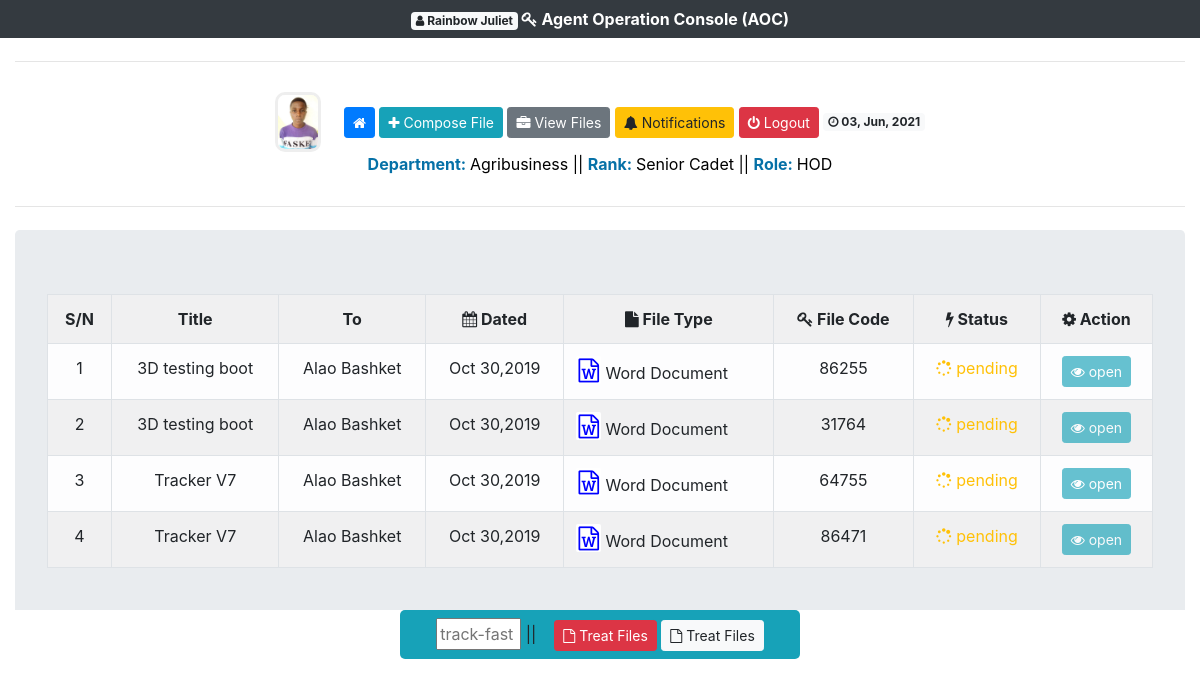
Screenshot of /agent/?tab=track_file (signed in) with the database file from the repository.
### tables this page shows
CREATE TABLE `department_o` (
  `ref` int(11) NOT NULL,
  `dpt_name` varchar(100) NOT NULL,
  `dpt_code` varchar(100) NOT NULL,
  `dated` varchar(30) NOT NULL
);

CREATE TABLE `staff_rank` (
  `ref` int(11) NOT NULL,
  `rank_name` varchar(50) NOT NULL,
  `rank_code` varchar(30) NOT NULL,
  `dated` varchar(30) NOT NULL
);

CREATE TABLE `xgenta` (
  `ref` int(11) NOT NULL,
  `fname` varchar(100) NOT NULL,
  `lname` varchar(100) NOT NULL,
  `email` text NOT NULL,
  `phone` varchar(50) NOT NULL,
  `dob` varchar(50) NOT NULL,
  `marital` varchar(50) NOT NULL,
  `gender` varchar(30) NOT NULL,
  `rank` varchar(100) NOT NULL,
  `role` varchar(100) NOT NULL,
  `role_name` text NOT NULL,
  `dpt` text NOT NULL,
  `access_code` varchar(100) NOT NULL,
  `passport` text NOT NULL,
  `dated` varchar(100) NOT NULL
);

CREATE TABLE `files_x` (
  `ref` int(11) NOT NULL,
  `ftitle` text NOT NULL,
  `fcaption` text NOT NULL,
  `ffile` text NOT NULL,
  `ffile_type` varchar(100) NOT NULL,
  `ffile_code` varchar(100) NOT NULL,
  `fdate` varchar(100) NOT NULL,
  `ffrom` varchar(100) NOT NULL,
  `fto` varchar(100) NOT NULL,
  `fwhere` varchar(100) NOT NULL,
  `fseen` varchar(100) NOT NULL,
  `fworkedon` varchar(100) NOT NULL,
  `fstatus` varchar(10) NOT NULL
);

### agent/index.php (the view, shortened to what this page needs)
<?php
require("track.func.php");
?>
<!DOCTYPE html>
	<html>
		<head>
			<link rel="stylesheet" href="../boot/css/bootstrap.min.css" media="all"/>
			<link rel="stylesheet" href="../font-awesome/css/font-awesome.min.css"/>
<body>
	<div class="container-fluid">
	<div class="row">
		<div class="col-sm-12 col-md-12 bg-dark" style="padding-top:7px; color:#fff; text-align:center; font-weight:bold; padding-bottom:7px;"> <span class="badge badge badge-light"><i class="fa fa-user"></i> <?php echo $_SESSION['client_fname']." ".$_SESSION['client_lname']; ?></span> <i class="fa fa-key"></i> Agent Operation Console (AOC)</div>
		<div class="col-sm-12 col-md-12" style="padding-top:7px; color:#fff; text-align:center; font-weight:bold; padding-bottom:7px;"><hr/></div>
		<div class="col-sm-12 col-md-12 " style="padding-top:7px; color:red; text-align:center; padding-bottom:7px;">
			<img src="../agents/<?php echo $_SESSION['client_passport']; ?>" alt="myprofile" style="height:60px; border-radius:10px; border:3px solid #eee;" title="My profile"/>
			<a href="../agent/" class="btn btn-sm btn-primary"><i class="fa fa-home"></i> </a>
			<a href="?tab=compose" class="btn add_agent btn-sm btn-info"><i class="fa fa-plus"></i> Compose File</a>
			<a href="?tab=track_file" class="btn manage_agent btn-sm btn-secondary"><i class="fa fa-briefcase"></i> View Files</a>
			<a href="?tab=notifications" class="btn view_log btn-sm btn-warning"><i class="fa fa-bell"></i> Notifications</a>
			<a href="logout.php" class="btn view_log btn-sm btn-danger"><i class="fa fa-power-off"></i> Logout</a>
				<span class="badge badge-light"><i class="fa fa-clock-o"></i> <?php echo date("d, M, Y");?></span>
				<div style="color:black;">
					<?php
												$fetch_details = $con -> prepare("SELECT * FROM xgenta WHERE ref = ?");
												$fetch_details -> execute(array($_SESSION['client_ref']));
												$fetch_details -> setFetchMode(PDO::FETCH_ASSOC);
												while($rrr = $fetch_details -> fetch()){
													$dsdpt = $rrr['dpt'];
													$dsrank = $rrr['rank'];
													$dsrolename = $rrr['role_name'];
														$fetch_dptF = $con -> prepare("SELECT * FROM department_o WHERE dpt_code = ?");
															$fetch_dptF -> execute(array($dsdpt));
																if($fetch_dptF -> rowCount() > 0){
																	$fetch_dptF -> setFetchMode(PDO::FETCH_ASSOC);
																		while($dsrow = $fetch_dptF -> fetch()){
																			$dsdepartment = $dsrow['dpt_name'];
																		}
																}else{
																	echo "<span style='color:red;'>Error Occurred!!</span>";
																}
														$fetch_roleN = $con -> prepare("SELECT * FROM staff_rank WHERE rank_code = ?");
															$fetch_roleN -> execute(array($dsrank));
																if($fetch_roleN -> rowCount() > 0){
																	$fetch_roleN -> setFetchMode(PDO::FETCH_ASSOC);
																		while($dsirow = $fetch_roleN -> fetch()){
																			$dsrolenameK = $dsirow['rank_name'];
																		}
																}else{
																	echo "<span style='color:red;'>Error Occurred!!</span>";
																}
												}
					?>
				<b style="color:#0671a7;">Department: </b>	<?php echo $dsdepartment?> ||
				<b style="color:#0671a7;">Rank: </b>	<?php echo $dsrolenameK?> ||
				<b style="color:#0671a7;">Role: </b>	<?php echo $dsrolename?>
			</div>
		</div>
		<div class="col-sm-12 col-md-12" style="padding-top:7px; color:#fff; text-align:center; font-weight:bold; padding-bottom:7px;"><hr/></div>
		<div class="col-sm-12 col-md-12 " style="height:380px; overflow:auto; ">
			<?php
				if(isset($_GET['tab'])){
					$tab = $_GET['tab'];
					if($tab == "add"){
						?>
				<div class="jumbotron add_agent">
					<form action="" class="bg-dark" style="padding:24px; color:#fff;" method="post" enctype="multipart/form-data">
						<div class="row">
							<div class="col-sm-12 col-md-12" style="text-align:center; margin-bottom:18px;">
								<?php
									if(isset($cryout) && $cryout !=""	){
										echo "<div style='background:#fff; '>".$cryout."</div>";
									}
								?>
							</div>
							<div class="col-sm-2 col-md-2">
								<label>First Name</label>
							<br/><input required type="text" name="fname" style="width:100%; padding-bottom:3px; padding-top:3px; text-indent:10px;">
							</div>
							<div class="col-sm-2 col-md-2">
								<label>Last Name</label>
							<br/><input required type="text" name="lname" style="width:100%; padding-bottom:3px; padding-top:3px; text-indent:10px;">
							</div>
							<div class="col-sm-2 col-md-2">
								<label>Sex</label>
							<br/>
								<select name="gender" style="width:100%; padding-bottom:6px; padding-top:4px; text-indent:10px;">
									<option value="">choose your sex</option>
									<option value="M">Male</option>
									<option value="F">Female</option>
								</select>
							</div>
							<div class="col-sm-2 col-md-2">
								<label>Date Of Birth</label>
							<br/>
							<input required type="date" name="dob" style="width:100%; padding-bottom:4px; padding-top:4px; text-indent:10px;">
							</div>
							<div class="col-sm-2 col-md-2">
								<label>Place Of Birth</label>
							<br/>
							<input required type="text" name="place_birth" style="width:100%; padding-bottom:4px; padding-top:4px; text-indent:10px;"/>
							</div>
							<div class="col-sm-2 col-md-2">
								<label>State Of Origin</label>
							<br/>
							<input required type="text" name="state_origin" style="width:100%; padding-bottom:4px; padding-top:4px; text-indent:10px;"/>
							</div>
							<div class="col-sm-2 col-md-2"><br/>
								<label>Current Address</label>
							<br/>
							<input required type="text" name="current_address" style="width:100%; padding-bottom:4px; padding-top:4px; text-indent:10px;"/>
							</div>
							<div class="col-sm-2 col-md-2"><br/>
								<label>Occupation</label>
							<br/>
							<input required type="text" name="occupation" style="width:100%; padding-bottom:4px; padding-top:4px; text-indent:10px;"/>
							</div>
							<div class="col-sm-1 col-md-1"><br/>
								<label>Height</label>
							<br/>
							<input required type="text" name="height" style="width:100%; padding-bottom:4px; padding-top:4px; text-indent:10px;"/>
							</div>
							<div class="col-sm-1 col-md-1"><br/>
								<label>Blood G.</label>
							<br/>
							<input required type="text" name="blood" style="width:100%; padding-bottom:4px; padding-top:4px; text-indent:10px;"/>
							</div>
							<div class="col-sm-2 col-md-2"><br/>
								<label>Marital Status</label>
							<br/>
								<select name="marital" style="width:100%; padding-bottom:7px; padding-top:4px; text-indent:10px;">
									<option value="">choose status</option>
									<option value="single">Single</option>
									<option value="married">Married</option>
								</select>
							</div>
							<div class="col-sm-2 col-md-2"><br/>
								<label>Maiden</label>
							<br/><input required type="text" name="maiden" style="width:100%; padding-bottom:4px; padding-top:4px; text-indent:10px;">
							</div>
							<div class="col-sm-2 col-md-2"><br/>
								<label>Next of Kin</label>
							<br/><input required type="text" name="next_kin" style="width:100%; padding-bottom:4px; padding-top:4px; text-indent:10px;">
							</div>
							<div class="col-sm-2 col-md-2"><br/>
								<label>Expiry Date</label>
							<br/>
							<input required type="date" name="exp_date" style="width:100%; padding-bottom:4px; padding-top:4px; text-indent:10px;">
							</div>
							<div class="col-sm-2 col-md-2"><br/>
								<label>Place Issued</label>
							<br/><input required type="text" name="place_issued" style="width:100%; padding-bottom:4px; padding-top:4px; text-indent:10px;">
							</div>
							<div class="col-sm-2 col-md-2"><br/>
								<label>State</label>
							<br/><input required type="text" name="state_issued" style="width:100%; padding-bottom:4px; padding-top:4px; text-indent:10px;">
							</div>
							<div class="col-sm-2 col-md-2"><br/>
								<label>L.G.A</label>
							<br/><input required type="text" name="lga" style="width:100%; padding-bottom:4px; padding-top:4px; text-indent:10px;">
							</div>
							<div class="col-sm-2 col-md-2"><br/>
								<label>Passport</label>
							<br/><input required type="file" name="passport" style="width:100%; padding-bottom:7px; padding-top:7px; text-indent:10px;">
							</div>
							<div class="col-sm-2 col-md-2"><br/>
								<label>Signature</label>
							<br/><input required type="email" placeholder="email_address" name="signature" style="width:100%; padding-bottom:4px; padding-top:4px; text-indent:10px;">
							</div>
							<div class="col-sm-12 col-md-12">
								<label></label>
							<br/>
									<center>
									<input type="reload" class="btn btn-sm btn-warning" value="Refresh"/>
									<button class="btn btn-sm btn-primary" name="add_" title="click to add now"><i class="fa fa-plus"></i> add now</button></center>
							</div>
						</div>
					</form>
				</div>
						<?php
					}elseif($tab === "view_log"){
						?>
				<div class="jumbotron view_log">View Log Template</div>
						<?php
					}elseif($tab === "track_file"){
						?>
						<div class="jumbotron welcome" style="text-align:center;">
							<?php
								$fetch_filesMi = $con -> prepare("SELECT * FROM files_x WHERE ffrom = ?");
								$fetch_filesMi -> execute(array($_SESSION['client_ref']));
								if($fetch_filesMi -> rowCount() > 0){
										echo "<table class=\"table table-bordered table-light table-striped\">
											<tr>
												<th>S/N</th>
												<th>Title</th>
												<th>To</th>
												<th><i class='fa fa-calendar'></i> Dated</th>
												<th><i class='fa fa-file'></i> File Type</th>
												<th><i class='fa fa-key'></i> File Code</th>
												<th><i class='fa fa-bolt'></i> Status</th>
												<th><i class='fa fa-cog'></i> Action</th>
											</tr>
										";
										$sn = 0;
									$fetch_filesMi -> setFetchMode(PDO::FETCH_ASSOC);
									$ffile_type = "";
									$file_icon ="";
									while($ring = $fetch_filesMi -> fetch()){
										$sn +=1;
										$f_title = $ring['ftitle'];
										$f_date = $ring['fdate'];
										$f_file = $ring['ffile'];
										$f_filetype = $ring['ffile_type'];
										$f_filecode = $ring['ffile_code'];
										$f_to = $ring['fto'];
										$f_status = $ring['fstatus'];
												$fetch_from = $con -> prepare("SELECT * FROM xgenta WHERE ref = ?");
												$fetch_from -> execute(array($f_to));
												$fetch_from -> setFetchMode(PDO::FETCH_ASSOC);
												while($rrr = $fetch_from -> fetch()){
													$ddfname = $rrr['fname'];
													$ddlname = $rrr['lname'];
												}
									switch($f_filetype){
									case "docx": $ffile_type = "Word Document";
												 $file_icon = "<i style='color:blue; background:white; padding:2px; border-radius:2px; font-size:24px;' class='fa fa-file-word-o'></i>";
									break;
									}
												$status_appr = $btn_action = "";
											if($f_status == 200){
												$status_appr = '<span class="text-success"><i class="fa fa-check"></i>  approved </span>';
												$btn_action = '<a href="files/'.$f_file.'" class="btn btn-sm btn-info"><i class="fa fa-eye"></i>  open </a>';
											}elseif($f_status == 02){
												$btn_action = '<a href="files/'.$f_file.'" class="btn disabled btn-sm btn-info"><i class="fa fa-eye"></i>  open </a>';
												$status_appr = '<span class="text-danger"><i class="fa fa-times"></i>  declined </span>';
											}elseif($f_status == 600){
												$btn_action = '<a href="files/'.$f_file.'" class="btn disabled btn-sm btn-info"><i class="fa fa-eye"></i>  open </a>';
												$status_appr = '<span class="text-primary"><i class="fa fa-arrow-right"></i>  forwarded </span>';
											}else{
												$btn_action = '<a href="files/'.$f_file.'" class="btn disabled btn-sm btn-info"><i class="fa fa-eye"></i>  open </a>';
												$status_appr = '<span class="text-warning"><i class="fa fa-spinner"></i>  pending </span>';
											}
											echo '
											<tr>
												<td>'.$sn.'</td>
												<td>'.$f_title.'</td>
												 <td>'.$ddfname." ".$ddlname.'</td>
												<td>'.$f_date.'</td>
												<td style="text-align:left;">'.$file_icon." ".$ffile_type.'</td>
												<td>'.$f_filecode.'</td>
												<td>
													'.$status_appr.'
												</td>
												<td>
													'.$btn_action.'
												</td>
											</tr>';
										}
										echo "</table>";
								}else{
									echo "<span style=\"color:#f00;\">No Files Found</span>";
								}
							?>
						</div>
						<?php
					}
				}
			?>
		</div>
		<div class="col-sm-4 col-md-4"></div>
		<div class="col-sm-4 col-md-4 bg-info" style="padding:8px; text-align:center; border-radius:5px;">
			<form action="" method="get" style="display:inline-block;">
							<input type="text" name="track_input" placeholder="track-fast" style="width:85px; padding:2px;"/><br/>
						</form>
			<?php
	$fetch_drg = $con -> prepare("SELECT * FROM xgenta WHERE ref = ?");
	$fetch_drg -> execute(array($_SESSION['client_ref']));
		$fetch_drg -> setFetchMode(PDO::FETCH_ASSOC);
		while($rte = $fetch_drg -> fetch()){
			$roleU = $rte['role'];
		}
				if($roleU != "none"){
					?>
					||
							&nbsp;&nbsp;
							<a href="?tab=treat_files" class="btn btn-sm btn-danger"><i class="fa fa-file-o"></i> Treat Files</a>
							<a href="?tab=treat_files" class="btn btn-sm btn-light"><i class="fa fa-file-o"></i> Treat Files</a>
					<?php
				}
			?>
		</div>
		<div class="col-sm-3 col-md-3"></div>
	</div>
	</div>
</body>
	</html>

### rows the page displays
department_o: dpt_name "Agribusiness"
staff_rank: rank_name "Senior Cadet"
xgenta: role_name "HOD"
files_x: ftitle "3D testing boot", xgenta.fname "Alao", xgenta.lname "Bashket", fdate "Oct 30,2019", ffile_type "Word Document", ffile_code "86255", fstatus "0" (drawn)
files_x: ftitle "3D testing boot", xgenta.fname "Alao", xgenta.lname "Bashket", fdate "Oct 30,2019", ffile_type "Word Document", ffile_code "31764", fstatus "0" (drawn)
files_x: ftitle "Tracker V7", xgenta.fname "Alao", xgenta.lname "Bashket", fdate "Oct 30,2019", ffile_type "Word Document", ffile_code "64755", fstatus "0" (drawn)
files_x: ftitle "Tracker V7", xgenta.fname "Alao", xgenta.lname "Bashket", fdate "Oct 30,2019", ffile_type "Word Document", ffile_code "86471", fstatus "0" (drawn)

### other values shown
$_SESSION['client_fname'] "Rainbow"
$_SESSION['client_lname'] "Juliet"
